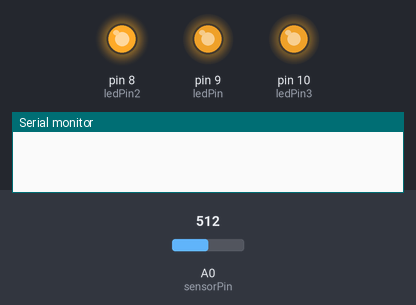
A sketch run on a simulated Arduino Uno, built with avr-gcc and run on an emulated ATmega328P. On the bench: output pins drawn as LEDs (lit = HIGH), the last lines printed to the serial monitor. Inputs (shaded band) come from the test bench; at power-on: A0 (sensorPin) = 512.

Above: at 1.2 s.
1.3 s: A0 (sensorPin) set to 138
At 2.24 s:
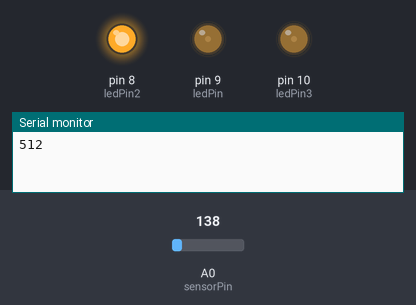
4.3 s: A0 (sensorPin) set to 113
At 4.65 s:
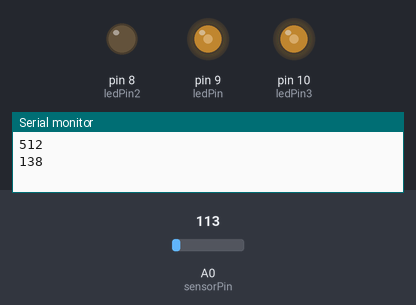
At 5.37 s:
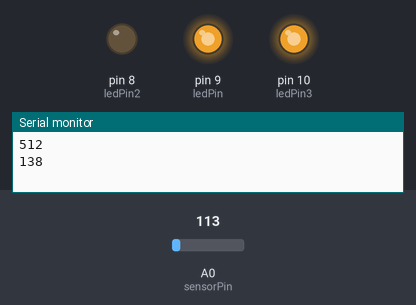
Timing chart, 0 to 13.3 s (numbered marks = the images above; inputs shaded):
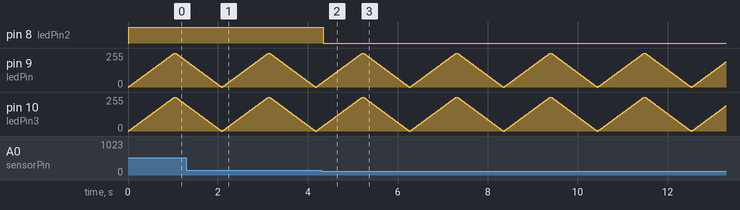

Measured:
- the behaviour switches between 128 and 127 on A0 (sensorPin) (found by bisection; images 1 and 2)
- after the input at 4.3 s, pin 8 (ledPin2): HIGH → LOW at once

The sketch:

week3-lab04-feedback.ino
```cpp
const int sensorPin = A0;    // pin that the sensor is attached to
const int ledPin = 9;        // pin that the LED is attached to
const int ledPin2 = 8;
const int ledPin3 = 10;


int sensorValue = 0;         // the sensor value
int sensorMin = 1023;        // minimum sensor value
int sensorMax = 0;           // maximum sensor value

const int WAITTIME = 20;
const int STEP = 5;

void setup() {
  // turn on LED to signal the start of the calibration period:
  pinMode(ledPin, OUTPUT);
  pinMode(ledPin2, OUTPUT);
  pinMode(ledPin3, OUTPUT);
  Serial.begin(9600);
}

void loop() {
      int i;

    i = 0;
    while ( i <= 255 ){
        analogWrite( ledPin, i );
        analogWrite( ledPin3, i );
        sensorValue = analogRead(sensorPin);
        delay( WAITTIME );
        i = i + STEP;
        analogWrite(ledPin2, sensorValue);

    }

    i = 255;
    while ( i >= 0 ){
        analogWrite( ledPin, i );
        analogWrite( ledPin3, i );
        delay( WAITTIME );
        i = i - STEP;
        analogWrite(ledPin2, sensorValue);
    }

     Serial.println(sensorValue);


}
```
